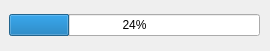
<?xml version="1.0" encoding="UTF-8"?>
<ui version="4.0">
 <class>Probar</class>
 <widget class="QWidget" name="Probar">
  <property name="geometry">
   <rect>
    <x>0</x>
    <y>0</y>
    <width>270</width>
    <height>51</height>
   </rect>
  </property>
  <property name="windowTitle">
   <string>Form</string>
  </property>
  <widget class="QWidget" name="verticalLayoutWidget">
   <property name="geometry">
    <rect>
     <x>9</x>
     <y>10</y>
     <width>251</width>
     <height>31</height>
    </rect>
   </property>
   <layout class="QVBoxLayout" name="verticalLayout">
    <item>
     <widget class="QProgressBar" name="LoadCsvBar">
      <property name="value">
       <number>24</number>
      </property>
     </widget>
    </item>
   </layout>
  </widget>
 </widget>
 <resources/>
 <connections/>
</ui>
